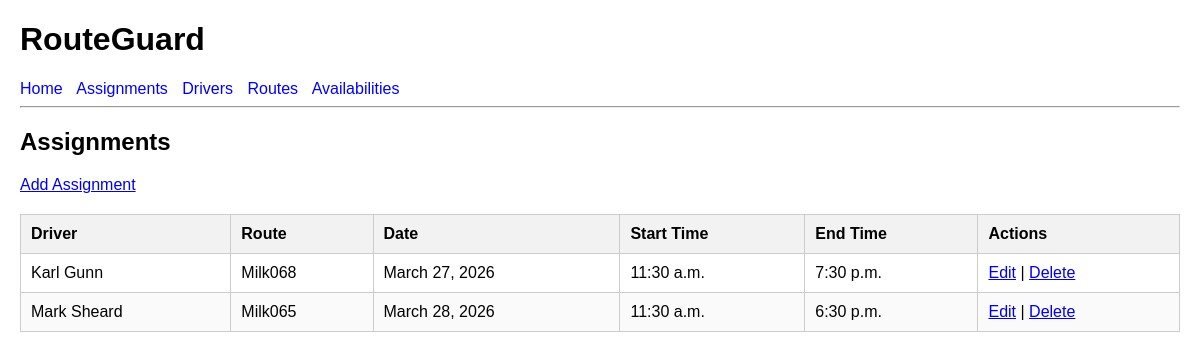
Before: /assignments/ with the older database file.
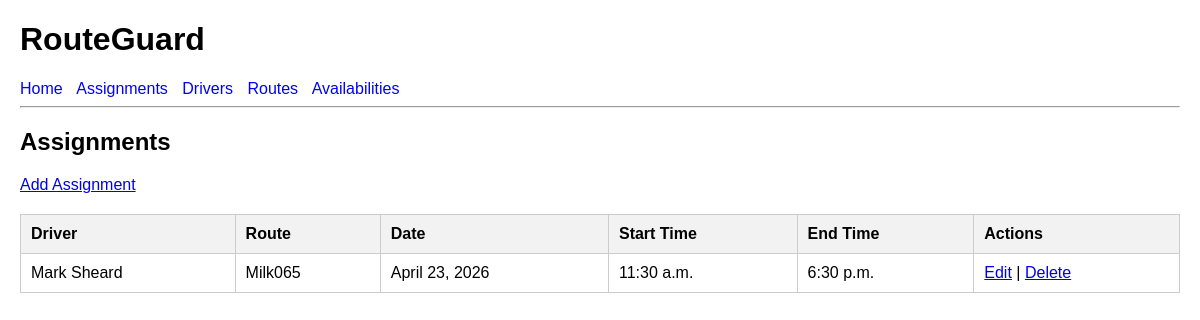
After: the same page with the newer database file.
### planner/models.py (models this page shows, shortened)
class Assignment(models.Model):
    driver = models.ForeignKey(Driver, on_delete=models.CASCADE)
    route = models.ForeignKey(Route, on_delete=models.CASCADE)
    date = models.DateField()
    start_time = models.TimeField()
    end_time = models.TimeField()

class Driver(models.Model):
    name = models.CharField(max_length=100)
    employee_id = models.CharField(max_length=20, unique=True)
    active = models.BooleanField(default=True)
    def __str__(self):
        return self.name

class Route(models.Model):
    name = models.CharField(max_length=100)
    destination = models.CharField(max_length=100)
    estimated_hours = models.DecimalField(max_digits=4, decimal_places=1)
    def __str__(self):
        return self.name

### planner/views.py (the view)
# urls.py: path("assignments/", views.assignment_list, name="assignment_list"),
def assignment_list(request):
    assignments = Assignment.objects.all()
    return render(
        request,
        "planner/assignment_list.html",
        {"assignments": assignments},
    )

### planner/templates/planner/assignment_list.html
{% extends "base.html" %}
{% block content %}
<h2>Assignments</h2>
<p><a href="{% url 'create_assignment' %}">Add Assignment</a></p>
{% if assignments %}
    <table>
        <thead>
            <tr>
                <th>Driver</th>
                <th>Route</th>
                <th>Date</th>
                <th>Start Time</th>
                <th>End Time</th>
                <th>Actions</th>
            </tr>
        </thead>
        <tbody>
            {% for assignment in assignments %}
                <tr>
                    <td>{{ assignment.driver }}</td>
                    <td>{{ assignment.route }}</td>
                    <td>{{ assignment.date }}</td>
                    <td>{{ assignment.start_time }}</td>
                    <td>{{ assignment.end_time }}</td>
                    <td>
                        <a href="{% url 'edit_assignment' assignment.id %}">Edit</a>
                        |
                        <a href="{% url 'delete_assignment' assignment.id %}">Delete</a>
                </tr>
            {% endfor %}
        </tbody>
    </table>
{% else %}
    <p>No assignments have been added yet.</p>
{% endif %}
{% endblock %}

### templates/base.html (shortened to what this page needs)
<!DOCTYPE html>
<html lang="en">
<head>
    {% load static %}
    <link rel="stylesheet" href="{% static 'css/style.css' %}">
</head>
<body>
    <header>
        <h1>RouteGuard</h1>
            <nav>
                <a href="{% url 'home' %}">Home</a>
                <a href="{% url 'assignment_list' %}">Assignments</a>
                <a href="{% url 'driver_list' %}">Drivers</a>
                <a href="{% url 'route_list' %}">Routes</a>
                <a href="{% url 'availability_list' %}">Availabilities</a>
            </nav>
        <hr>
    </header>
    <main>
        {% block content %}
        {% endblock %}
    </main>
</body>
</html>

### static/css/style.css (style rules this page uses)
body { font-family: Arial, sans-serif; margin: 20px; }
nav a { margin-right: 10px; text-decoration: none; color: blue; }
table { width: 100%; border-collapse: collapse; margin-top: 20px; }
th, td { border: 1px solid #ccc; padding: 10px; text-align: left; }
th { background-color: #f2f2f2; }

Changed rows visible on the page:
removed Assignment: driver "Karl Gunn", route "Milk068", date "March 27, 2026", start_time "11:30 a.m.", end_time "7:30 p.m."
changed Assignment "Mark Sheard": date "March 28, 2026" → "April 23, 2026"
